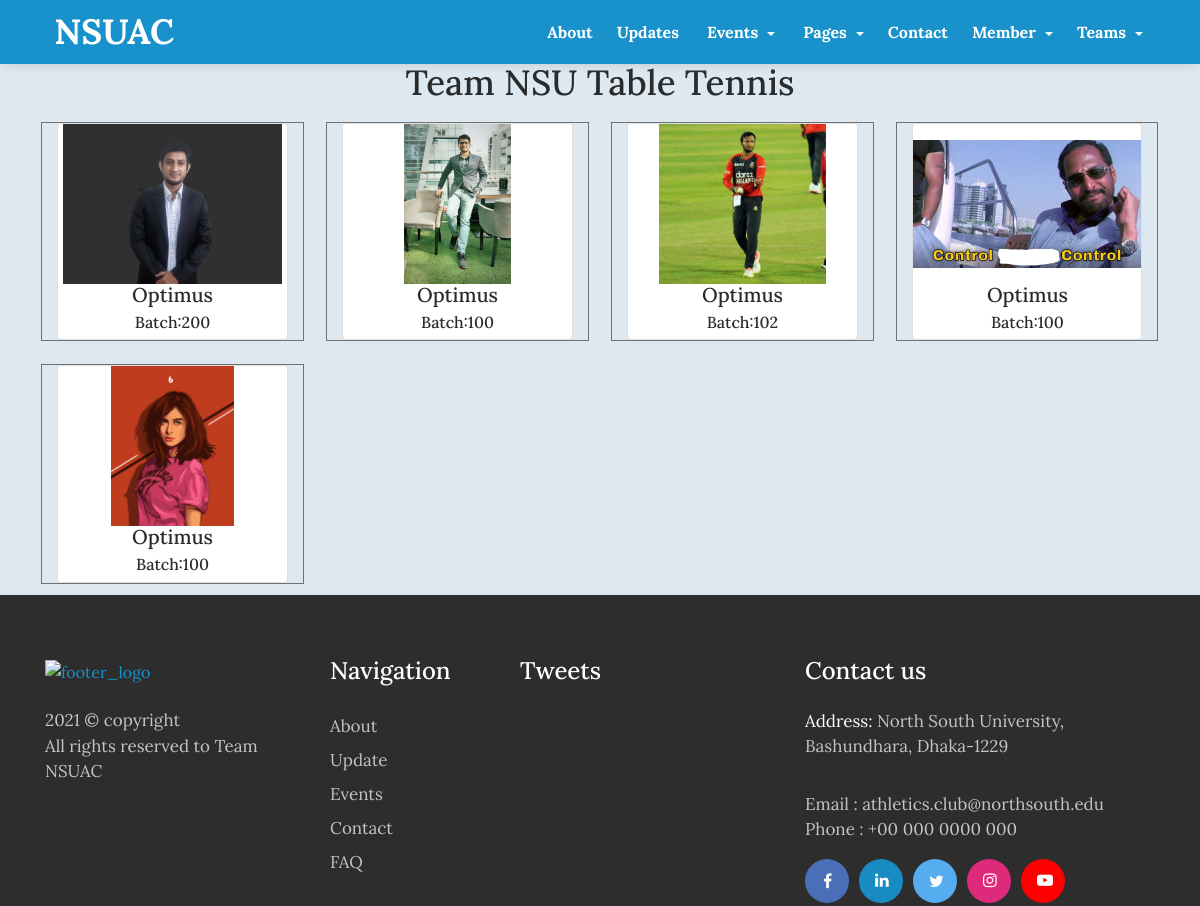
Page /team_table_tennis on the committed database.
### app/models.py (models this page shows, shortened)
class TableTennis(models.Model):
    tt_id = models.AutoField
    tt_name = models.CharField(max_length=30)
    tt_batch = models.IntegerField()
    tt_image = models.ImageField()

### app/views.py (the view)
# urls.py: path('team_table_tennis', views.team_table_tennis, name='team_table_tennis'),
def team_table_tennis(request):
    tt = TableTennis.objects.all()
    return render(request, 'team_table_tennis.html', {'tt':tt})

### app/templates/team_table_tennis.html
{% extends 'base.html' %}
{% block body %}
{% load static %}
<link rel="stylesheet" type="text/css" href="{% static 'css/teamsStyle.css' %}">
<div class="container">
    <div class="row">
        <div class="col-md-12">
            <h2>Team NSU Table Tennis</h2>
        </div>
    </div>
    <div class="row">
        {% for i in tt %}
            <div class="col-md-3 col-xs-12 infoBox">
                <div class="card">
                    <img src="{{i.tt_image.url}}" class="card-img" alt="player">
                    <h5>{{i.tt_name}}</h5>
                    <h6>Batch:{{i.tt_batch}}</h6>
                </div>
            </div>
        {% endfor %}
    </div>
</div>
{% endblock %}

### app/static/css/teamsStyle.css (style rules this page uses)
h2,h5,h6 { text-align: center; }
.container .row .infoBox { border: 1px solid rgb(114 113 113); max-width: 23%; margin: 1%; }
.card-img { height: 160px; object-fit: contain; }

### rows in the picture
TableTennis: tt_image (picture), tt_name "Optimus", tt_batch "200"
TableTennis: tt_image (picture), tt_name "Optimus", tt_batch "100"
TableTennis: tt_image (picture), tt_name "Optimus", tt_batch "102"
TableTennis: tt_image (picture), tt_name "Optimus", tt_batch "100"
TableTennis: tt_image (picture), tt_name "Optimus", tt_batch "100"
